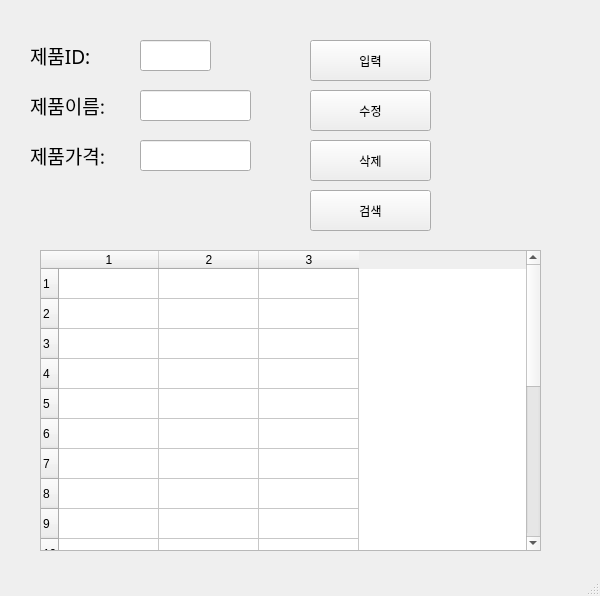
<?xml version="1.0" encoding="UTF-8"?>
<ui version="4.0">
 <class>MainWindow</class>
 <widget class="QMainWindow" name="MainWindow">
  <property name="geometry">
   <rect>
    <x>0</x>
    <y>0</y>
    <width>600</width>
    <height>596</height>
   </rect>
  </property>
  <property name="windowTitle">
   <string>MainWindow</string>
  </property>
  <widget class="QWidget" name="centralwidget">
   <widget class="QLabel" name="label">
    <property name="geometry">
     <rect>
      <x>30</x>
      <y>40</y>
      <width>81</width>
      <height>31</height>
     </rect>
    </property>
    <property name="font">
     <font>
      <family>맑은 고딕</family>
      <pointsize>14</pointsize>
     </font>
    </property>
    <property name="text">
     <string>제품ID:</string>
    </property>
   </widget>
   <widget class="QLabel" name="label_2">
    <property name="geometry">
     <rect>
      <x>30</x>
      <y>90</y>
      <width>81</width>
      <height>31</height>
     </rect>
    </property>
    <property name="font">
     <font>
      <family>맑은 고딕</family>
      <pointsize>14</pointsize>
     </font>
    </property>
    <property name="text">
     <string>제품이름:</string>
    </property>
   </widget>
   <widget class="QLabel" name="label_3">
    <property name="geometry">
     <rect>
      <x>30</x>
      <y>140</y>
      <width>81</width>
      <height>31</height>
     </rect>
    </property>
    <property name="font">
     <font>
      <family>맑은 고딕</family>
      <pointsize>14</pointsize>
     </font>
    </property>
    <property name="text">
     <string>제품가격:</string>
    </property>
   </widget>
   <widget class="QLineEdit" name="prodID">
    <property name="geometry">
     <rect>
      <x>140</x>
      <y>40</y>
      <width>71</width>
      <height>31</height>
     </rect>
    </property>
   </widget>
   <widget class="QLineEdit" name="prodName">
    <property name="geometry">
     <rect>
      <x>140</x>
      <y>90</y>
      <width>111</width>
      <height>31</height>
     </rect>
    </property>
   </widget>
   <widget class="QLineEdit" name="prodPrice">
    <property name="geometry">
     <rect>
      <x>140</x>
      <y>140</y>
      <width>111</width>
      <height>31</height>
     </rect>
    </property>
   </widget>
   <widget class="QPushButton" name="pushButton">
    <property name="geometry">
     <rect>
      <x>310</x>
      <y>40</y>
      <width>121</width>
      <height>41</height>
     </rect>
    </property>
    <property name="text">
     <string>입력</string>
    </property>
   </widget>
   <widget class="QPushButton" name="pushButton_2">
    <property name="geometry">
     <rect>
      <x>310</x>
      <y>90</y>
      <width>121</width>
      <height>41</height>
     </rect>
    </property>
    <property name="text">
     <string>수정</string>
    </property>
   </widget>
   <widget class="QPushButton" name="pushButton_3">
    <property name="geometry">
     <rect>
      <x>310</x>
      <y>140</y>
      <width>121</width>
      <height>41</height>
     </rect>
    </property>
    <property name="text">
     <string>삭제</string>
    </property>
   </widget>
   <widget class="QPushButton" name="pushButton_4">
    <property name="geometry">
     <rect>
      <x>310</x>
      <y>190</y>
      <width>121</width>
      <height>41</height>
     </rect>
    </property>
    <property name="text">
     <string>검색</string>
    </property>
   </widget>
   <widget class="QTableWidget" name="tableWidget">
    <property name="geometry">
     <rect>
      <x>40</x>
      <y>250</y>
      <width>501</width>
      <height>301</height>
     </rect>
    </property>
    <property name="rowCount">
     <number>20</number>
    </property>
    <property name="columnCount">
     <number>3</number>
    </property>
    <row/>
    <row/>
    <row/>
    <row/>
    <row/>
    <row/>
    <row/>
    <row/>
    <row/>
    <row/>
    <row/>
    <row/>
    <row/>
    <row/>
    <row/>
    <row/>
    <row/>
    <row/>
    <row/>
    <row/>
    <column/>
    <column/>
    <column/>
   </widget>
  </widget>
  <widget class="QMenuBar" name="menubar">
   <property name="geometry">
    <rect>
     <x>0</x>
     <y>0</y>
     <width>600</width>
     <height>22</height>
    </rect>
   </property>
  </widget>
  <widget class="QStatusBar" name="statusbar"/>
 </widget>
 <resources/>
 <connections>
  <connection>
   <sender>pushButton</sender>
   <signal>clicked()</signal>
   <receiver>MainWindow</receiver>
   <slot>addProduct()</slot>
   <hints>
    <hint type="sourcelabel">
     <x>394</x>
     <y>72</y>
    </hint>
    <hint type="destinationlabel">
     <x>470</x>
     <y>95</y>
    </hint>
   </hints>
  </connection>
  <connection>
   <sender>pushButton_2</sender>
   <signal>clicked()</signal>
   <receiver>MainWindow</receiver>
   <slot>updateProduct()</slot>
   <hints>
    <hint type="sourcelabel">
     <x>418</x>
     <y>129</y>
    </hint>
    <hint type="destinationlabel">
     <x>470</x>
     <y>136</y>
    </hint>
   </hints>
  </connection>
  <connection>
   <sender>pushButton_3</sender>
   <signal>clicked()</signal>
   <receiver>MainWindow</receiver>
   <slot>removeProduct()</slot>
   <hints>
    <hint type="sourcelabel">
     <x>409</x>
     <y>175</y>
    </hint>
    <hint type="destinationlabel">
     <x>469</x>
     <y>183</y>
    </hint>
   </hints>
  </connection>
  <connection>
   <sender>pushButton_4</sender>
   <signal>clicked()</signal>
   <receiver>MainWindow</receiver>
   <slot>getProduct()</slot>
   <hints>
    <hint type="sourcelabel">
     <x>406</x>
     <y>219</y>
    </hint>
    <hint type="destinationlabel">
     <x>471</x>
     <y>229</y>
    </hint>
   </hints>
  </connection>
 </connections>
 <slots>
  <slot>addProduct()</slot>
  <slot>updateProduct()</slot>
  <slot>removeProduct()</slot>
  <slot>getProduct()</slot>
 </slots>
</ui>
